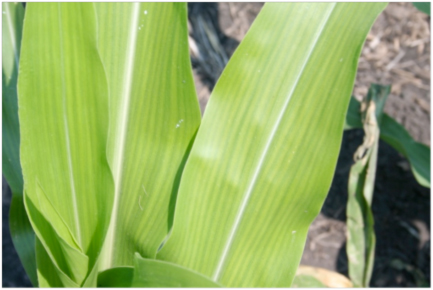
#> input picture test.jpg, 433 x 290 px
$ python -i main_model.py   (imports and definitions only)   (Python 2 division)
#> lines starting #> are read from the running program, lines starting #| are printed output that depends on the picture; after the words box and inside, x2 and y2 are one past the last pixel; in counts of white or black regions, pixels touching at a corner belong together; long printed decimals are rounded
import cv2
import imutils
import numpy as np


def disease(filename):
#> called with filename = 'test.jpg'
    image = cv2.imread(filename)
#> image is the input picture: shape (290, 433, 3); mean B, G, R 100.9, 173, 147.9
    ratio = image.shape[0] / 300.0
#> ratio = 0.967
    orig = image.copy()

    image = imutils.resize(image, height=300)
#> image: shape (300, 447, 3)
    orig = image.copy()

    # [17 lines of commented-out code are left out]
    image = cv2.bilateralFilter(image, 11, 15, 17)
    # cv2.imshow("cvt color", gray)
    # ret, edged = cv2.threshold(image, 127, 255, cv2.THRESH_BINARY)
    # cv2.imshow("threshold", edged)
    edged = cv2.Canny(image, 30, 200)
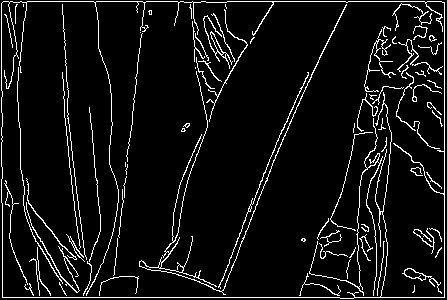
#> edged: shape (300, 447); 6.9% white in thin lines or dots
    # [5 lines of commented-out code are left out]

    (cnts, _) = cv2.findContours(edged.copy(), cv2.RETR_TREE, cv2.CHAIN_APPROX_SIMPLE)
#> cnts = 104 contours, 83 with area under 20; largest, box (x1, y1, x2, y2) and area: (1, 1, 445, 299) 130946, (1, 1, 445, 299) 130816, (402, 268, 442, 294) 162, (139, 4, 347, 295) 155, (203, 15, 233, 69) 130
    cnts = sorted(cnts, key=cv2.contourArea, reverse=True)
    circle = 0
    square = 0
    cntr_count = len(cnts)
#> cntr_count = 104
    square_countour_list = []
    countour_list = []
    rect_areas = []
    circ_areas = []

    for c in cnts:
        area = cv2.contourArea(c)

        x, y, w, h = cv2.boundingRect(c)
        rect_area = w*h
        (x, y), radius = cv2.minEnclosingCircle(c)
        circ_area = np.pi * (radius ** 2)

        rect_diff = abs(area - rect_area)
        circ_diff = abs(area - circ_area)

        if(rect_diff > circ_diff):
            circle += 1
            countour_list.append(c)
            circ_areas += [circ_area]
        else:
            square += 1
            square_countour_list.append(c)
            rect_areas += [rect_area]
#> this loop made 104 passes
#> (area, w, h, rect_area, radius, circ_area) on passes 1 to 9: (130946, 444, 298, 132312, 265.8, 222021.5), (130816.5, 444, 298, 132312, 265.6, 221559.4), (161.5, 40, 26, 1040, 21.91, 1508.8), (155, 208, 291, 60528, 167, 87566.5), (130.5, 30, 54, 1620, 28.85, 2614.6), (126, 22, 13, 286, 11.07, 384.9), (68.5, 14, 23, 322, 12.3, 475.2), (63, 54, 91, 4914, 51.72, 8404.6), (56.5, 91, 217, 19747, 116.6, 42725.7)
#> (area, w, h, rect_area, radius, circ_area) on pass 21: (22.5, 8, 7, 56, 3.81, 45.56)

    print circle
#| 27
    print square
#| 77
    cntr_count = cntr_count
    avg_circle = sum(circ_areas) / float(len(circ_areas))
    avg_square = sum(rect_areas) / float(len(rect_areas))
    print "cntr count:" + str(cntr_count)
#| cntr count:104
    print "circ_ares_Avg:" + str(avg_circle)
#| circ_ares_Avg:29.209
    print "square_areas_Avg:" + str(avg_square)
#| square_areas_Avg:5549.390
    # [9 lines of commented-out code are left out]

    return [filename, cntr_count, avg_circle, avg_square]

>>> result = disease('test.jpg')
